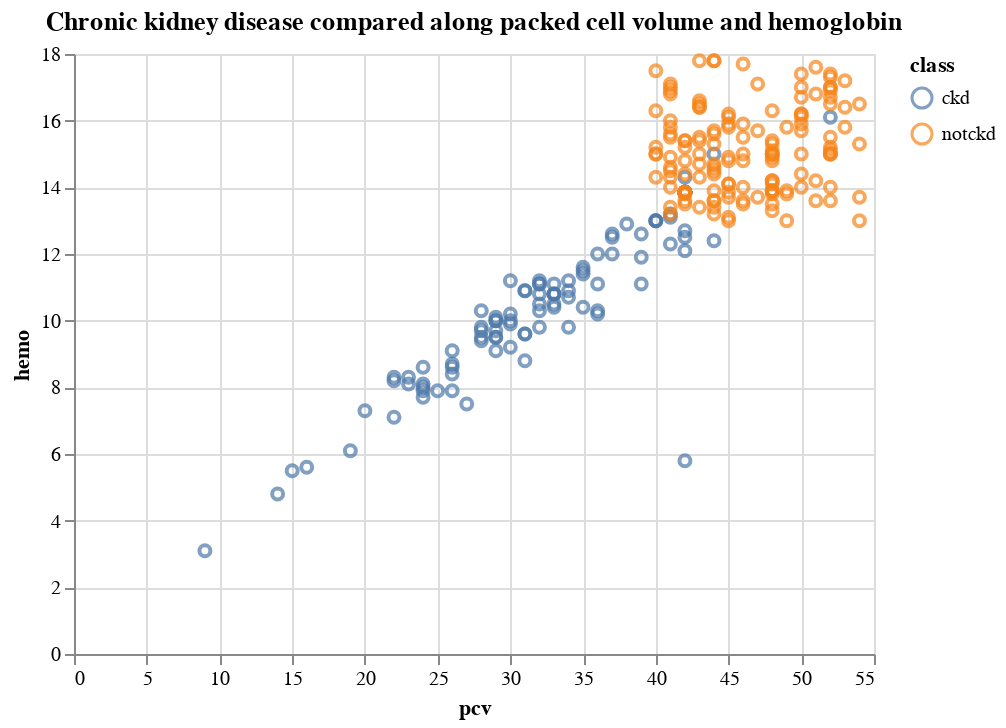

The notebook cell saved with this chart:
### Markdown cell above
While the first graph that just compared the features of `age` and `hemo` didn't provided us with any information, when we add the target feature `class` which tells us whether or not someone does have chronic kidney disease, we can see that those with approximately 14gms and above in hemoglobin don't have chronic kidney disease but it also shows that the `age` feature doesn't have an effect on both the other features.

Now we can try the graph of `hemo` vs `pcv` where there seems to be a strong correlation of the two but is there a correlation with the target feature.

### Code cell
alt.Chart(data_clean, title = 'Chronic kidney disease compared along packed cell volume and hemoglobin' ).mark_point().encode(
    x='pcv:Q',
    y='hemo:Q',
    color='class:N',
    tooltip=['Name:N', 'url:N']
)

### Figure 1 — Vega-Lite specification as saved in the notebook (floating-point values rounded to 4 significant figures; data arrays with more than 128 entries replaced by an {"elided": "..."} marker saying what was removed)
{"config": {"view": {"continuousWidth": 400, "continuousHeight": 300}}, "data": {"name": "data-23ab5fbbb8473b892a91b29fa85a1421"}, "mark": "point", "encoding": {"color": {"type": "nominal", "field": "class"}, "tooltip": [{"type": "nominal", "field": "Name"}, {"type": "nominal", "field": "url"}], "x": {"type": "quantitative", "field": "pcv"}, "y": {"type": "quantitative", "field": "hemo"}}, "title": "Chronic kidney disease compared along packed cell volume and hemoglobin", "$schema": "https://vega.github.io/schema/vega-lite/v4.8.1.json", "datasets": {"data-23ab5fbbb8473b892a91b29fa85a1421": {"elided": "248 records"}}}
